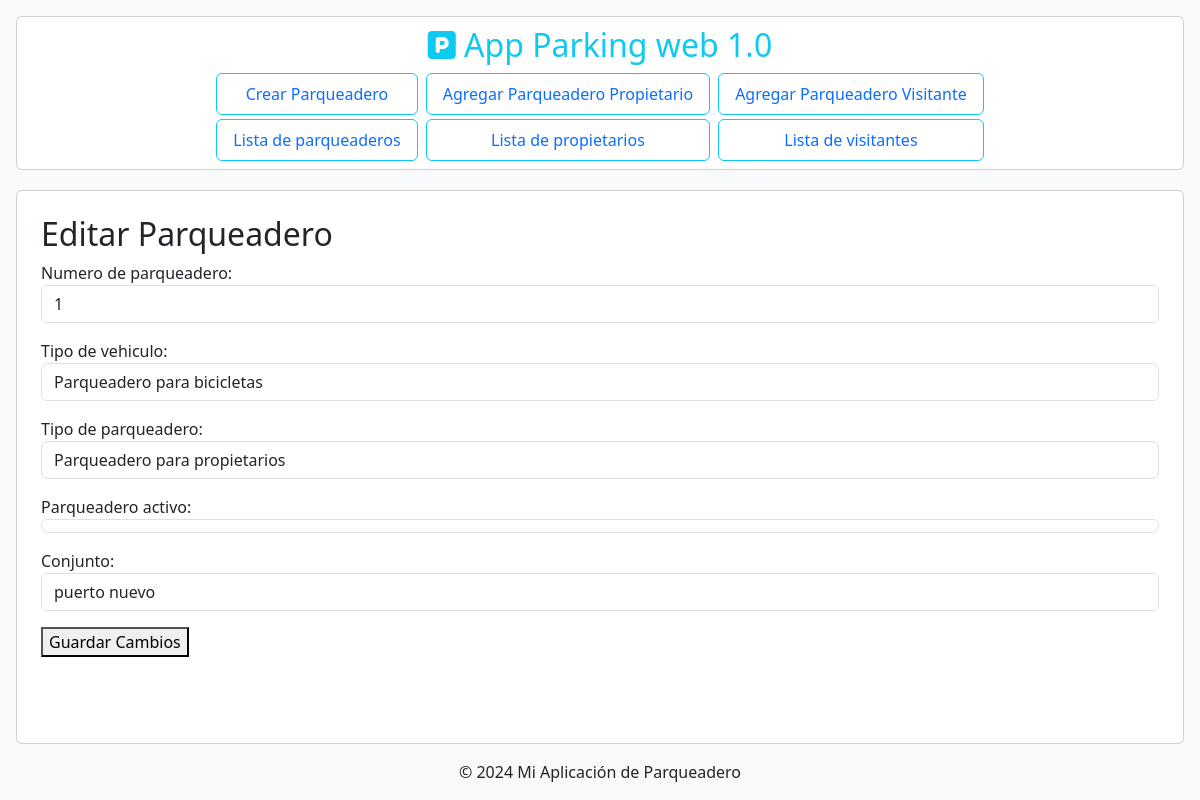
/parking/parqueadero/15/editar/, run on the app's committed database.
### apps/parqueadero/models.py (models this page shows, shortened)
class Parqueadero(models.Model):
    numero = models.IntegerField()
    TIPO_VEHICULO = [
        ('Moto','Parqueadero para motos'),
        ('Carro','Parqueadero para carros'),
        ('Bicicleta','Parqueadero para bicicletas'),
    ]
    tipoVehiculo = models.CharField('tipo de vehiculo', max_length=100, choices=TIPO_VEHICULO)
    TIPO_PARQUEADERO = [
        ('Propietario','Parqueadero para propietarios'),
        ('Visitante','Parqueadero para visitantes')
    ]
    tipo = models.CharField('tipo de parqueadero', max_length=100, choices=TIPO_PARQUEADERO)
    activo = models.BooleanField(default=True)
    conjunto = models.ForeignKey(Conjunto, on_delete=models.CASCADE)

### apps/parqueadero/views.py (the view)
# urls.py: path('parqueadero/<int:pk>/editar/', editar_parqueadero, name='editar_parqueadero'),
def editar_parqueadero(request, pk):
    parqueadero = get_object_or_404(Parqueadero, pk=pk)
    if request.method == 'POST':
        form = ParqueaderoForm(request.POST, instance=parqueadero)
        if form.is_valid():
            form.save()
            return redirect('lista_parqueaderos')
    else:
        form = ParqueaderoForm(instance=parqueadero)
    return render(request, 'parqueadero/editar_parqueadero.html', {'form': form})

### apps/parqueadero/forms.py
class ParqueaderoForm(forms.ModelForm):
    class Meta:
        model = Parqueadero
        fields = ['numero','tipoVehiculo','tipo','activo','conjunto']
        labels = {
            'numero': 'Numero de parqueadero',
            'tipoVehiculo': 'Tipo de vehiculo',
            'tipo': 'Tipo de parqueadero',
            'activo': 'Parqueadero activo',
            'conjunto': 'Conjunto'
        }
        widgets = {
            'numero': forms.NumberInput(attrs={'class': 'form-control', 'placeholder': 'Digite numero de parqueadero'}),
            'tipoVehiculo': forms.Select(attrs={'class': 'form-control', 'placeholder': 'Seleccione el tipo de vehiculo'}),
            'tipo': forms.Select(attrs={'class': 'form-control', 'placeholder': 'Seleccione el tipo de parqueadero'}),
            'activo': forms.CheckboxInput(attrs={'class': 'form-control', 'placeholder': 'Parqueadero activo'}),
            'conjunto': forms.Select(attrs={'class': 'form-control', 'placeholder': 'Seleccione el conjunto'}),
        }

### apps/parqueadero/models.py (called while the page is built)
    def __str__(self):
        return self.nombre

### apps/parqueadero/templates/parqueadero/editar_parqueadero.html (shortened to what this page needs)
{% extends 'base.html' %}
{% block content %}
    <h2>Editar Parqueadero</h2>
    <form method="post">
        {{ form.as_p }}
        <button type="submit">Guardar Cambios</button>
    </form>
{% endblock %}

### data on the page
Parqueadero: numero "1", tipoVehiculo "Parqueadero para bicicletas", tipo "Parqueadero para propietarios", activo "☑", conjunto "puerto nuevo"
